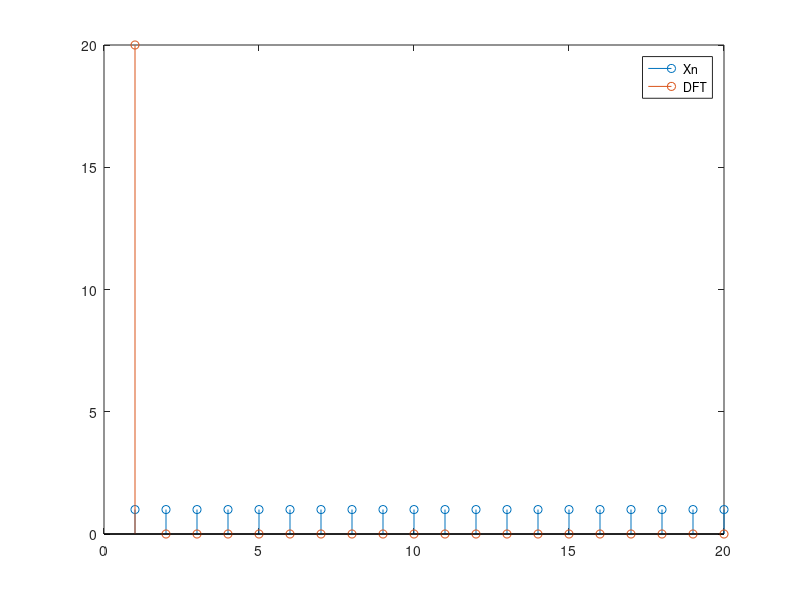
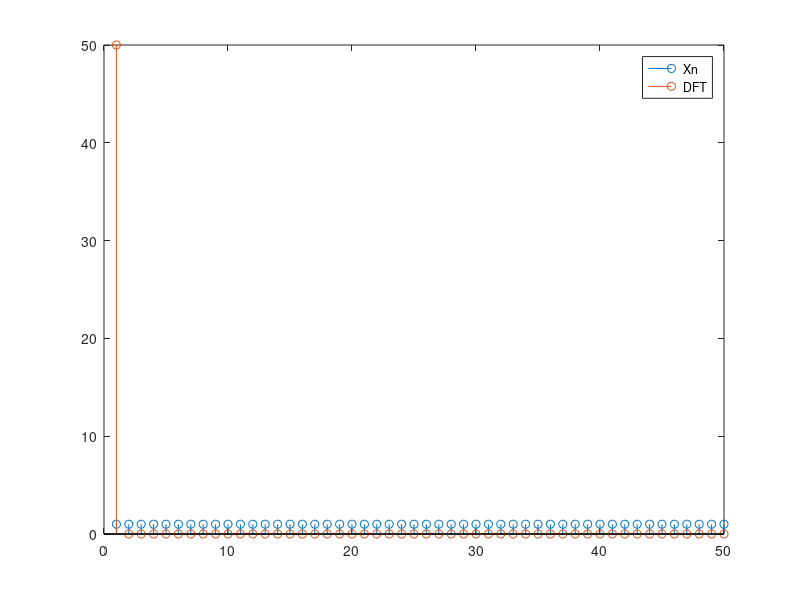

Write MATLAB code to recreate these figures, in order.
N = [20;50];
x = 0:100;
for i = 1:2
    xn = ones( N(i), 1);
    figure('Name','x[n]');
    stem(xn);
    hold on
   
    Xn = fft(xn);
    Y = abs(Xn);
    stem(Y);
    legend('Xn', 'DFT');
end 

hold off
